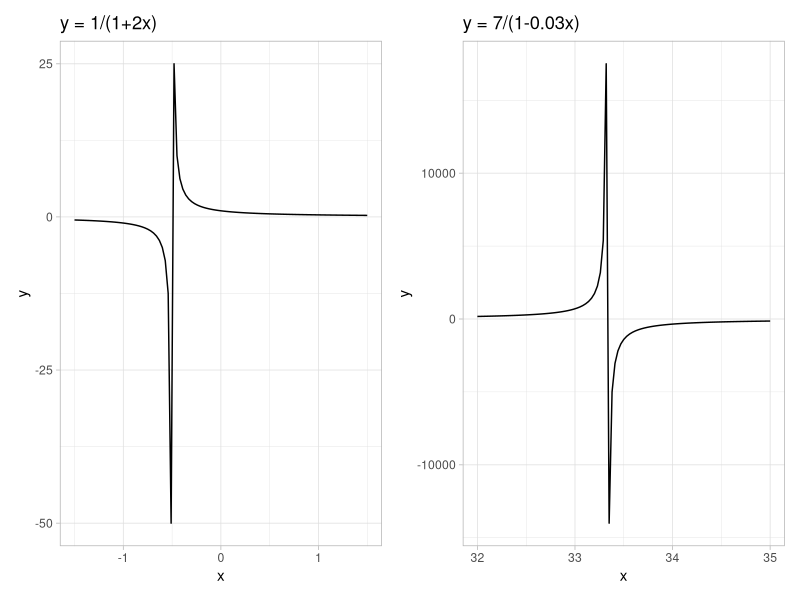
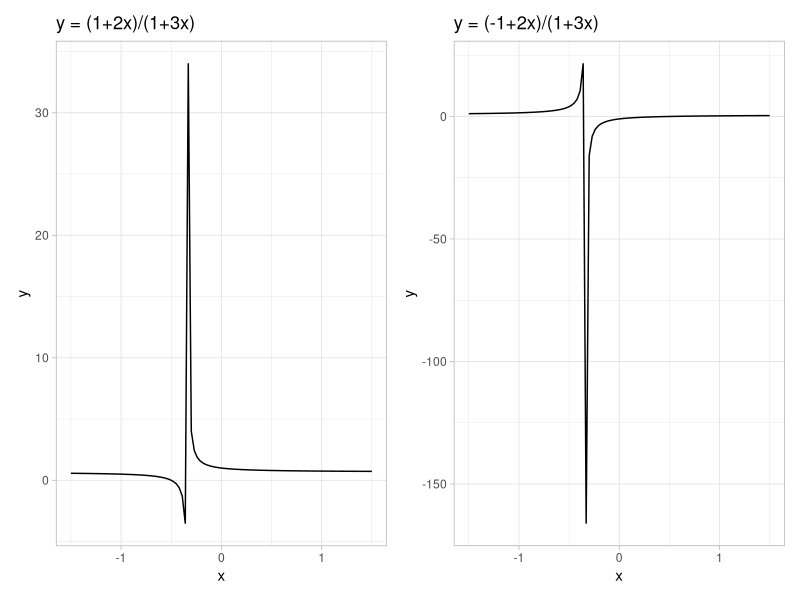
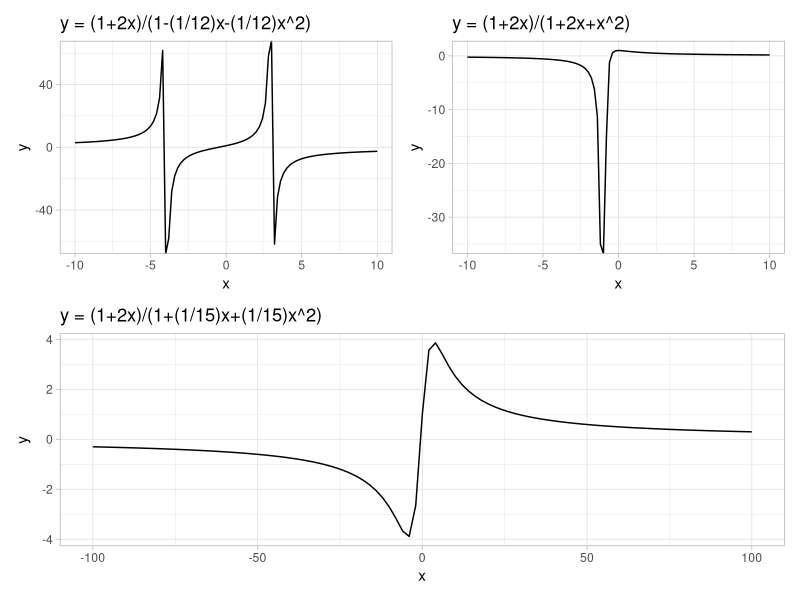
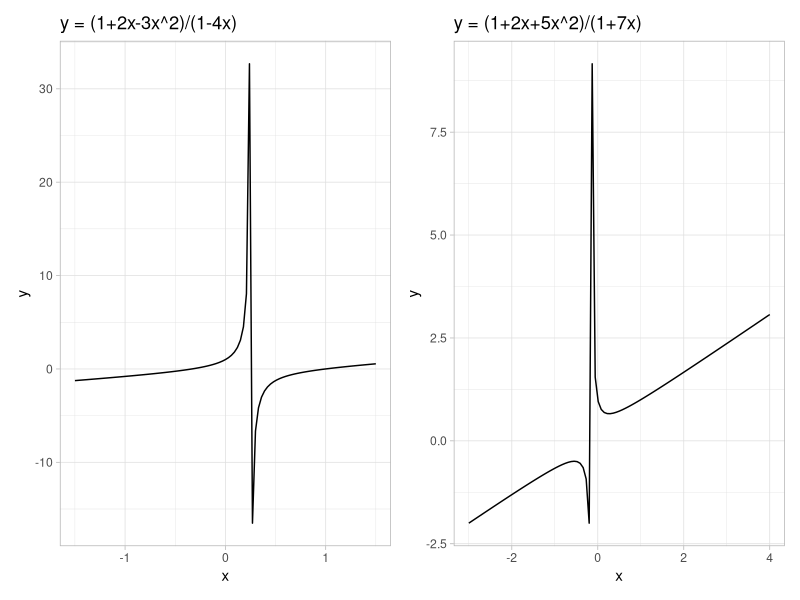
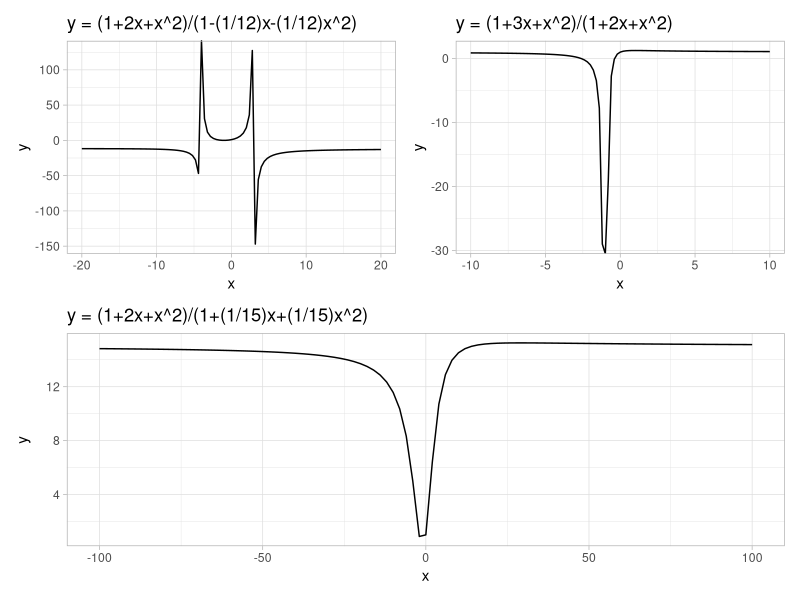
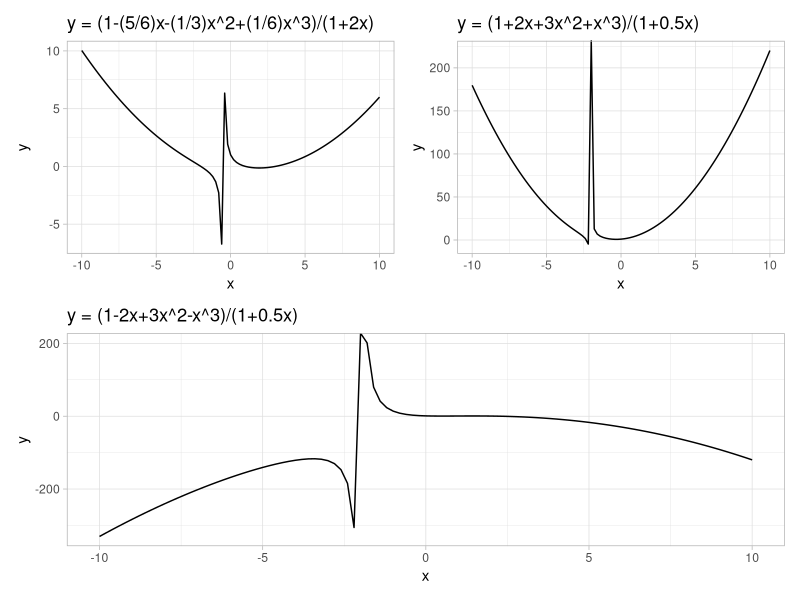
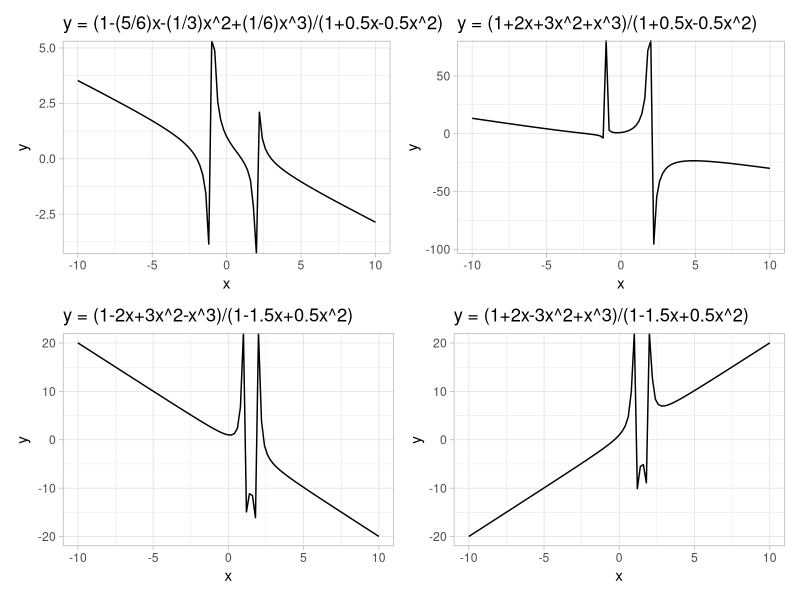
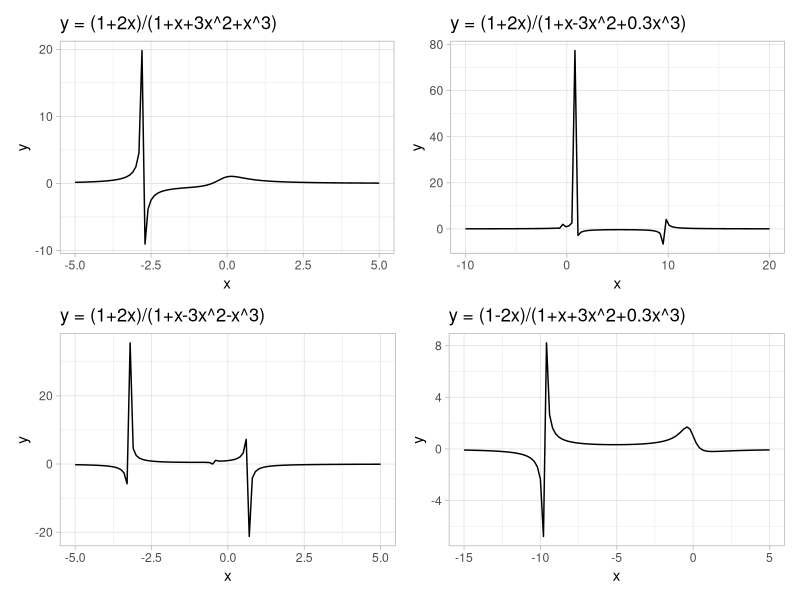

Write the R code that produced these figures, in order.
## ---- chunk 1
#| code-fold: true
#| message: false
#| label: fig-pmd-8121-examples
#| fig-cap: "Examples of constant/linear rational functions"
library(tidyverse)
library(patchwork)

p1 <- ggplot(tibble(x = c(-1.5, 1.5)), aes(x)) +
  stat_function(fun = \(x) 1 / (1 + 2 * x)) +
  labs(title = "y = 1/(1+2x)", x = "x", y = "y") +
  theme_light()

p2 <- ggplot(tibble(x = c(32, 35)), aes(x)) +
  stat_function(fun = \(x) 7 / (1 - 0.03 * x)) +
  labs(title = "y = 7/(1-0.03x)", x = "x", y = "y") +
  theme_light()

p1 + p2
## ---- chunk 2
#| code-fold: true
#| label: fig-pmd-8122-examples
#| fig-cap: "Examples of linear/linear rational functions"
p1 <- ggplot(tibble(x = c(-1.5, 1.5)), aes(x)) +
  stat_function(fun = \(x) (1 + 2 * x) / (1 + 3 * x)) +
  labs(title = "y = (1+2x)/(1+3x)", x = "x", y = "y") +
  theme_light()

p2 <- ggplot(tibble(x = c(-1.5, 1.5)), aes(x)) +
  stat_function(fun = \(x) (-1 + 2 * x) / (1 + 3 * x)) +
  labs(title = "y = (-1+2x)/(1+3x)", x = "x", y = "y") +
  theme_light()

p1 + p2
## ---- chunk 3
#| code-fold: true
#| label: fig-pmd-8123-examples
#| fig-cap: "Examples of linear/quadratic rational functions"
p1 <- ggplot(tibble(x = c(-10, 10)), aes(x)) +
  stat_function(fun = \(x) (1 + 2 * x) / (1 - (1 / 12) * x - (1 / 12) * x^2)) +
  labs(title = "y = (1+2x)/(1-(1/12)x-(1/12)x^2)", x = "x", y = "y") +
  theme_light()

p2 <- ggplot(tibble(x = c(-10, 10)), aes(x)) +
  stat_function(fun = \(x) (1 + 2 * x) / (1 + 2 * x + x^2)) +
  labs(title = "y = (1+2x)/(1+2x+x^2)", x = "x", y = "y") +
  theme_light()

p3 <- ggplot(tibble(x = c(-100, 100)), aes(x)) +
  stat_function(fun = \(x) (1 + 2 * x) / (1 + (1 / 15) * x + (1 / 15) * x^2)) +
  labs(title = "y = (1+2x)/(1+(1/15)x+(1/15)x^2)", x = "x", y = "y") +
  theme_light()

(p1 + p2) / p3
## ---- chunk 4
#| code-fold: true
#| label: fig-pmd-8124-examples
#| fig-cap: "Examples of quadratic/linear rational functions"
p1 <- ggplot(tibble(x = c(-1.5, 1.5)), aes(x)) +
  stat_function(fun = \(x) (1 + 2 * x - 3 * x^2) / (1 - 4 * x)) +
  labs(title = "y = (1+2x-3x^2)/(1-4x)", x = "x", y = "y") +
  theme_light()

p2 <- ggplot(tibble(x = c(-3, 4)), aes(x)) +
  stat_function(fun = \(x) (1 + 2 * x + 5 * x^2) / (1 + 7 * x)) +
  labs(title = "y = (1+2x+5x^2)/(1+7x)", x = "x", y = "y") +
  theme_light()

p1 + p2
## ---- chunk 5
#| code-fold: true
#| label: fig-pmd-8125-examples
#| fig-cap: "Examples of quadratic/quadratic rational functions"
p1 <- ggplot(tibble(x = c(-20, 20)), aes(x)) +
  stat_function(fun = \(x) (1 + 2 * x + x^2) / (1 - (1 / 12) * x - (1 / 12) * x^2)) +
  labs(title = "y = (1+2x+x^2)/(1-(1/12)x-(1/12)x^2)", x = "x", y = "y") +
  theme_light()

p2 <- ggplot(tibble(x = c(-10, 10)), aes(x)) +
  stat_function(fun = \(x) (1 + 3 * x + x^2) / (1 + 2 * x + x^2)) +
  labs(title = "y = (1+3x+x^2)/(1+2x+x^2)", x = "x", y = "y") +
  theme_light()

p3 <- ggplot(tibble(x = c(-100, 100)), aes(x)) +
  stat_function(fun = \(x) (1 + 2 * x + x^2) / (1 + (1 / 15) * x + (1 / 15) * x^2)) +
  labs(title = "y = (1+2x+x^2)/(1+(1/15)x+(1/15)x^2)", x = "x", y = "y") +
  theme_light()

(p1 + p2) / p3
## ---- chunk 6
#| code-fold: true
#| label: fig-pmd-8126-examples
#| fig-cap: "Examples of cubic/linear rational functions"
p1 <- ggplot(tibble(x = c(-10, 10)), aes(x)) +
  stat_function(fun = \(x) (1 - (5 / 6) * x - (1 / 3) * x^2 + (1 / 6) * x^3) / (1 + 2 * x)) +
  labs(title = "y = (1-(5/6)x-(1/3)x^2+(1/6)x^3)/(1+2x)", x = "x", y = "y") +
  theme_light()

p2 <- ggplot(tibble(x = c(-10, 10)), aes(x)) +
  stat_function(fun = \(x) (1 + 2 * x + 3 * x^2 + x^3) / (1 + 0.5 * x)) +
  labs(title = "y = (1+2x+3x^2+x^3)/(1+0.5x)", x = "x", y = "y") +
  theme_light()

p3 <- ggplot(tibble(x = c(-10, 10)), aes(x)) +
  stat_function(fun = \(x) (1 - 2 * x + 3 * x^2 - x^3) / (1 + 0.5 * x)) +
  labs(title = "y = (1-2x+3x^2-x^3)/(1+0.5x)", x = "x", y = "y") +
  theme_light()

(p1 + p2) / p3
## ---- chunk 7
#| code-fold: true
#| label: fig-pmd-8127-examples
#| fig-cap: "Examples of cubic/quadratic rational functions"
p1 <- ggplot(tibble(x = c(-10, 10)), aes(x)) +
  stat_function(fun = \(x) (1 - (5 / 6) * x - (1 / 3) * x^2 + (1 / 6) * x^3) / (1 + 0.5 * x - 0.5 * x^2)) +
  labs(title = "y = (1-(5/6)x-(1/3)x^2+(1/6)x^3)/(1+0.5x-0.5x^2)", x = "x", y = "y") +
  theme_light()

p2 <- ggplot(tibble(x = c(-10, 10)), aes(x)) +
  stat_function(fun = \(x) (1 + 2 * x + 3 * x^2 + x^3) / (1 + 0.5 * x - 0.5 * x^2)) +
  labs(title = "y = (1+2x+3x^2+x^3)/(1+0.5x-0.5x^2)", x = "x", y = "y") +
  theme_light()

p3 <- ggplot(tibble(x = c(-10, 10)), aes(x)) +
  stat_function(fun = \(x) (1 - 2 * x + 3 * x^2 - x^3) / (1 - 1.5 * x + 0.5 * x^2)) +
  labs(title = "y = (1-2x+3x^2-x^3)/(1-1.5x+0.5x^2)", x = "x", y = "y") +
  theme_light()

p4 <- ggplot(tibble(x = c(-10, 10)), aes(x)) +
  stat_function(fun = \(x) (1 + 2 * x - 3 * x^2 + x^3) / (1 - 1.5 * x + 0.5 * x^2)) +
  labs(title = "y = (1+2x-3x^2+x^3)/(1-1.5x+0.5x^2)", x = "x", y = "y") +
  theme_light()

(p1 + p2) / (p3 + p4)
## ---- chunk 8
#| code-fold: true
#| label: fig-pmd-8128-examples
#| fig-cap: "Examples of linear/cubic rational functions"
p1 <- ggplot(tibble(x = c(-5, 5)), aes(x)) +
  stat_function(fun = \(x) (1 + 2 * x) / (1 + x + 3 * x^2 + x^3)) +
  labs(title = "y = (1+2x)/(1+x+3x^2+x^3)", x = "x", y = "y") +
  theme_light()

p2 <- ggplot(tibble(x = c(-10, 20)), aes(x)) +
  stat_function(fun = \(x) (1 + 2 * x) / (1 + x - 3 * x^2 + 0.3 * x^3)) +
  labs(title = "y = (1+2x)/(1+x-3x^2+0.3x^3)", x = "x", y = "y") +
  theme_light()

p3 <- ggplot(tibble(x = c(-5, 5)), aes(x)) +
  stat_function(fun = \(x) (1 + 2 * x) / (1 + x - 3 * x^2 - x^3)) +
  labs(title = "y = (1+2x)/(1+x-3x^2-x^3)", x = "x", y = "y") +
  theme_light()

p4 <- ggplot(tibble(x = c(-15, 5)), aes(x)) +
  stat_function(fun = \(x) (1 - 2 * x) / (1 + x + 3 * x^2 + 0.3 * x^3)) +
  labs(title = "y = (1-2x)/(1+x+3x^2+0.3x^3)", x = "x", y = "y") +
  theme_light()

(p1 + p2) / (p3 + p4)
## ---- chunk 9
#| code-fold: true
#| label: fig-pmd-8129-examples
#| fig-cap: "Examples of quadratic/cubic rational functions"
p1 <- ggplot(tibble(x = c(-3, 3)), aes(x)) +
  stat_function(fun = \(x) (1 + 2 * x + x^2) / (1 + 3 * x + x^2 + x^3)) +
  labs(title = "y = (1+2x+x^2)/(1+3x+x^2+x^3)", x = "x", y = "y") +
  theme_light()

p2 <- ggplot(tibble(x = c(-10, 10)), aes(x)) +
  stat_function(fun = \(x) (8 - 6 * x - x^2) / (1 + 3 * x + 0.5 * x^2 + 2 * x^3)) +
  labs(title = "y = (8-6x-x^2)/(1+3x+0.5x^2+2x^3)", x = "x", y = "y") +
  theme_light()

p3 <- ggplot(tibble(x = c(-10, 10)), aes(x)) +
  stat_function(fun = \(x) (-1.5 + 2.5 * x + x^2) / (1 + 2 * x + 4 * x^2 + 0.3 * x^3)) +
  labs(title = "y = (-1.5+2.5x+x^2)/(1+2x+4x^2+0.3x^3)", x = "x", y = "y") +
  theme_light()

p4 <- ggplot(tibble(x = c(-15, 15)), aes(x)) +
  stat_function(fun = \(x) (8 + 6 * x + x^2) / (1 + x + x^2 + 0.1 * x^3)) +
  labs(title = "y = (8+6x+x^2)/(1+x+x^2+0.1x^3)", x = "x", y = "y") +
  theme_light()

(p1 + p2) / (p3 + p4)
## ---- chunk 10
#| code-fold: true
#| label: fig-pmd-812a-examples
#| fig-cap: "Examples of cubic/cubic rational functions"
p1 <- ggplot(tibble(x = c(-1000, 1000)), aes(x)) +
  stat_function(fun = \(x) (-2.3 + 0.35 * x - 0.014 * x^2 + 0.018 * x^3) /
    (1 - 0.034 * x + 0.00011 * x^2 + 0.0000079 * x^3)) +
  labs(title = "Cubic/cubic example 1", x = "x", y = "y") +
  theme_light()

p2 <- ggplot(tibble(x = c(-20, 20)), aes(x)) +
  stat_function(fun = \(x) (2 - 5 * x + x^2 + 2 * x^3) / (1 - 0.2 * x - x^2 + 0.2 * x^3)) +
  labs(title = "Cubic/cubic example 2", x = "x", y = "y") +
  theme_light()

p3 <- ggplot(tibble(x = c(-50, 50)), aes(x)) +
  stat_function(fun = \(x) (-1.5 + 2.5 * x + x^2 - 2 * x^3) / (1 + 2 * x + 4 * x^2 + 0.3 * x^3)) +
  labs(title = "Cubic/cubic example 3", x = "x", y = "y") +
  theme_light()

p4 <- ggplot(tibble(x = c(-50, 50)), aes(x)) +
  stat_function(fun = \(x) (8 + 6 * x + x^2 - 2 * x^3) / (1 + x + x^2 + 0.1 * x^3)) +
  labs(title = "Cubic/cubic example 4", x = "x", y = "y") +
  theme_light()

(p1 + p2) / (p3 + p4)
